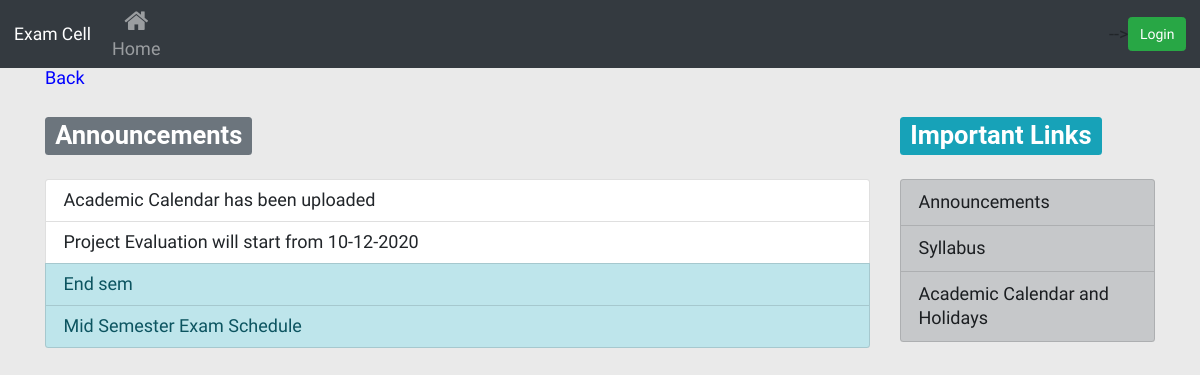
Page /announcements/ on the committed database.
### faculty/models.py (models this page shows, shortened)
class Announcements(models.Model):
	title = models.CharField(max_length=100,verbose_name = "Title")
	file = models.FileField(upload_to='uploads/%Y %m %d/',blank=True)
	class Meta:
		verbose_name_plural = "Announcements"

### exam/views.py (the view)
# urls.py: path('announcements/', views.announcements, name= 'announcements'),
def announcements(request):
	query = Announcements.objects.all().order_by('-id')
	return render(request,"exam/announcements.html",{"announcements":query})

### exam/templates/exam/announcements.html (shortened to what this page needs)
{% extends 'exam/base.html' %}
{% block content %}
{% load static %}
<!DOCTYPE html>
<html>
<head>
</head>
<body>
	<a href="{% url 'result' %}" style="color:blue;">Back</a>
	<h3> <span class="badge badge-secondary">Announcements</span></h3>
	<div class="list-group">
	{% for announce in announcements %}
		{% if announce.file %}
			<a href="/{{ announce.file }}/" class="list-group-item list-group-item-action list-group-item-info">{{ announce.title }}</a>
		{% else %}
			<a class="list-group-item">{{ announce.title }}</a>
		{% endif %}
	{% endfor %}
	</div>
</body>
</html>
{%endblock content%}

### exam/static/exam/css/styles.css (style rules this page uses)
body { background: #eaeaea; font-family: 'Acme', sans-serif; font-size:18px; }

### rows in the picture
Announcements: title "Academic Calendar has been uploaded"
Announcements: title "Project Evaluation will start from 10-12-2020"
Announcements: title "End sem"
Announcements: title "Mid Semester Exam Schedule"
